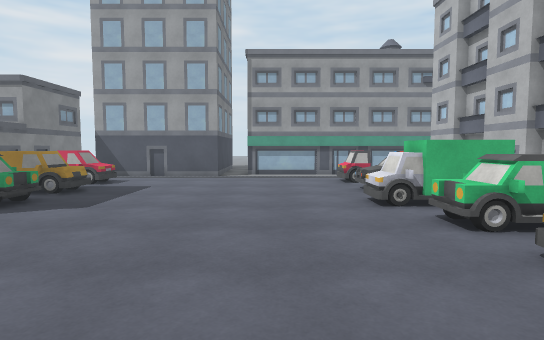
[1] (above)

24 first-person views from a walk through a Unity game level. The camera is 1.4 m above the floor, tilts 4° down and sees 80° across. The floor is counted in squares, 1 m on a side. Each view is taken from the middle of a square. On the plan, view 1 faces up. The plan holds only what a view shows up to about 15 squares ahead; the rest is blank. The place goes on beyond the plan. The player character is not drawn. Surface patterns are stand-ins for the level's own textures.

[2]
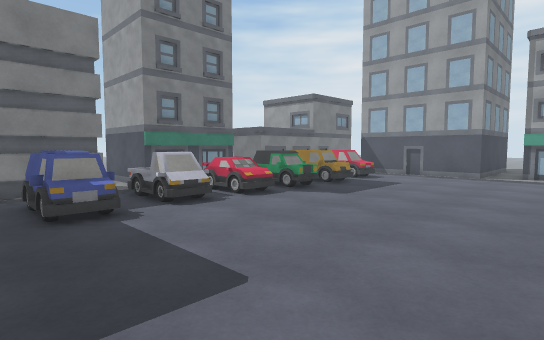

[3]
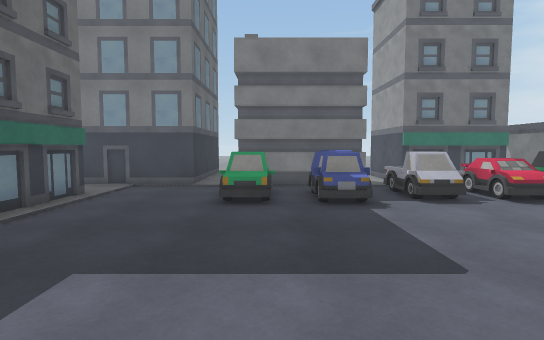

[4]
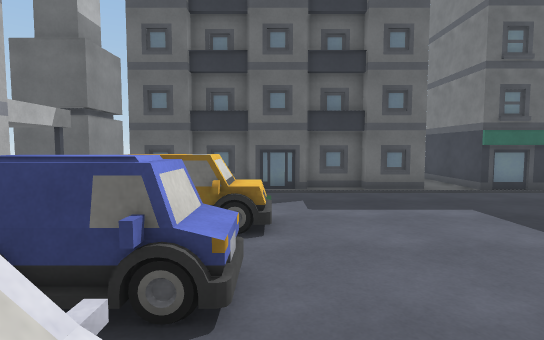

[5]
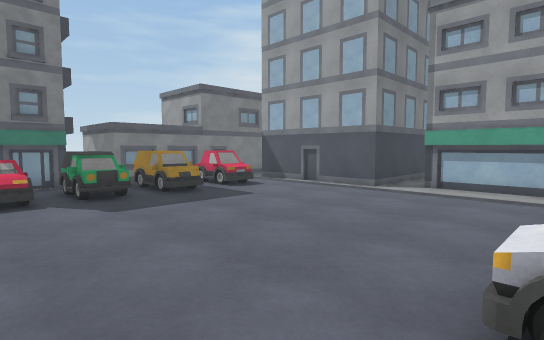

[6]
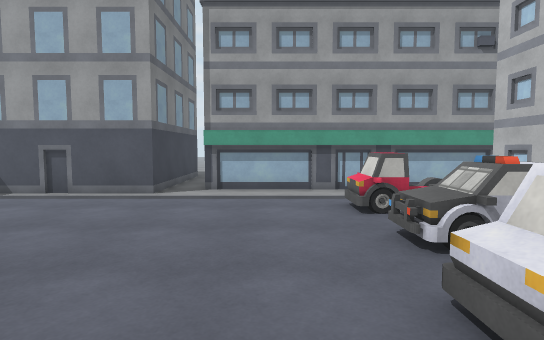

[7]
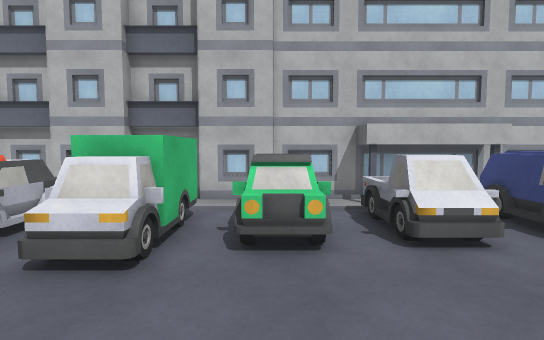

[8]
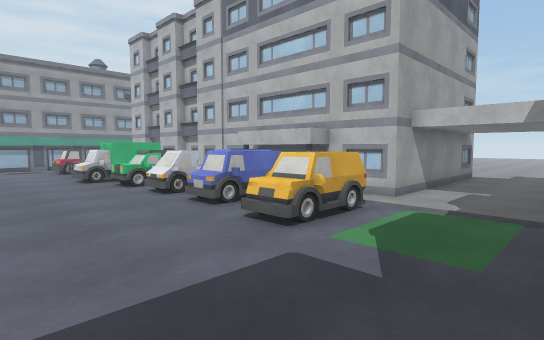

[9]
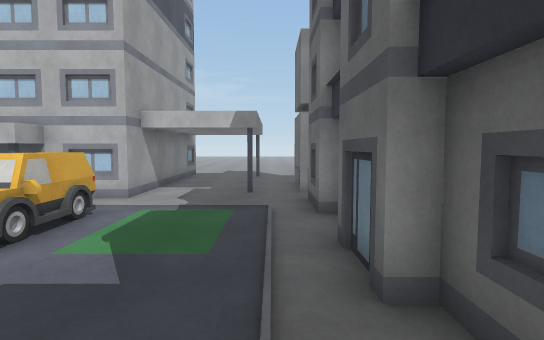

[10]
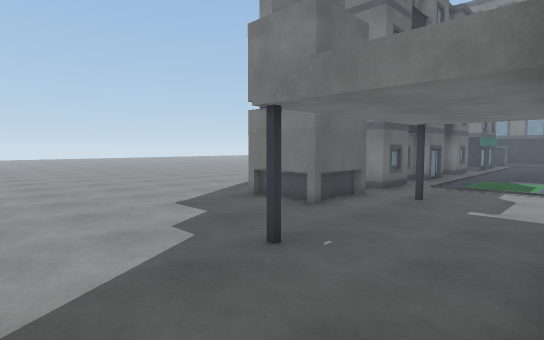

[11]
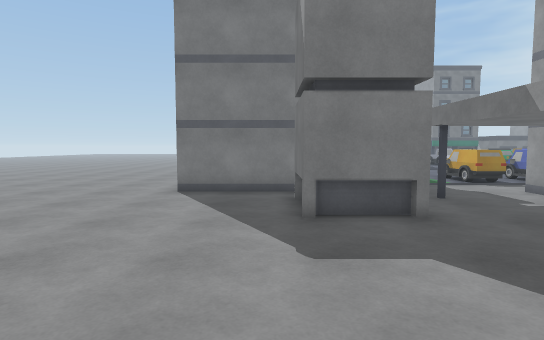

[12]
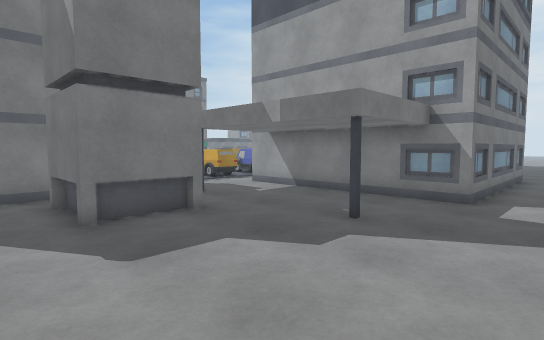

[13]
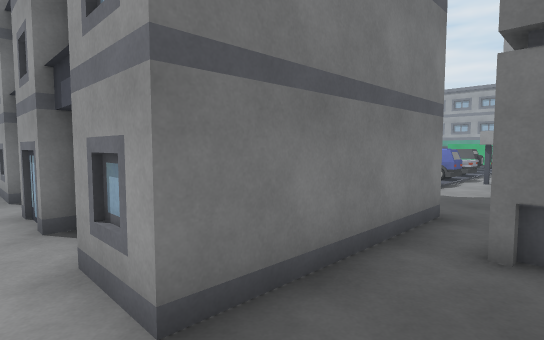

[14]
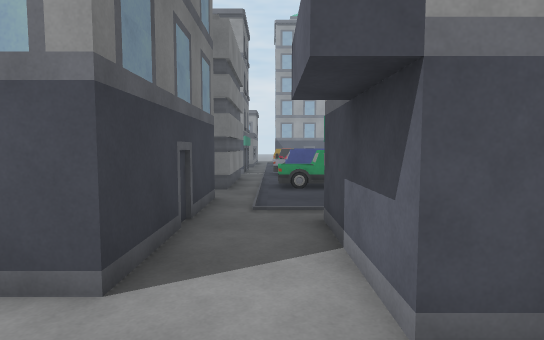

[15]
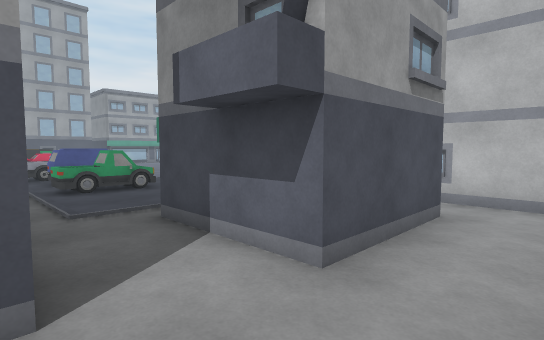

[16]
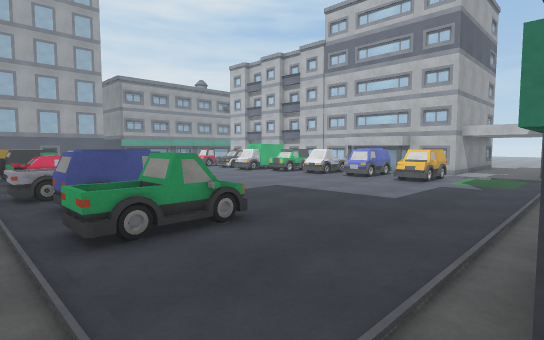

[17]
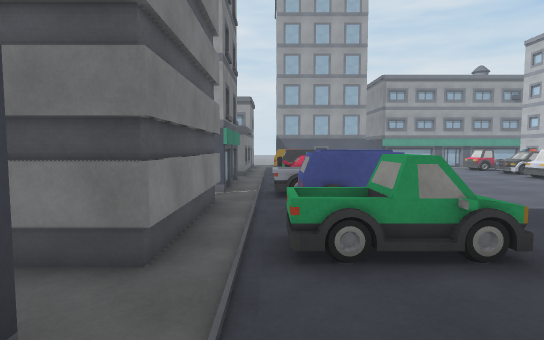

[18]
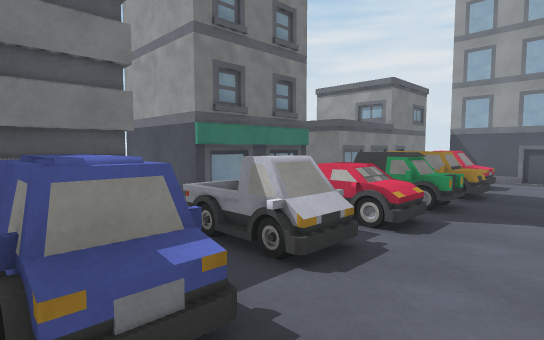

[19]
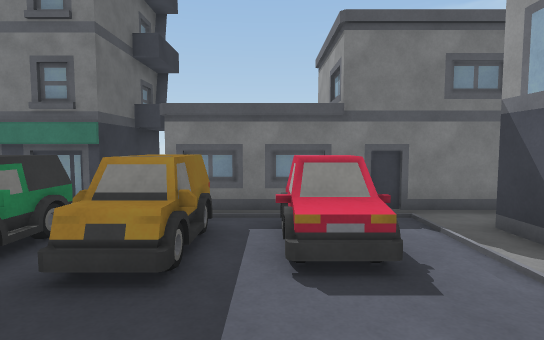

[20]
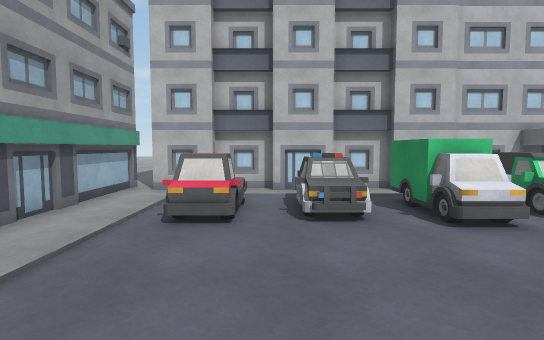

[21]
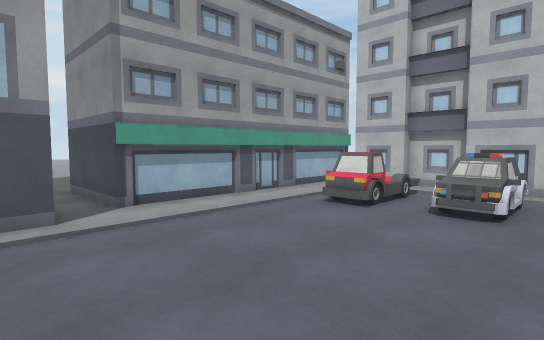

[22]
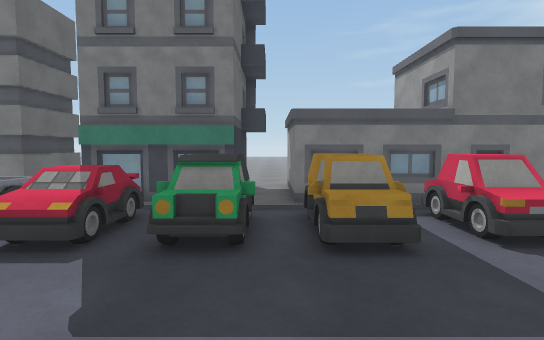

[23]
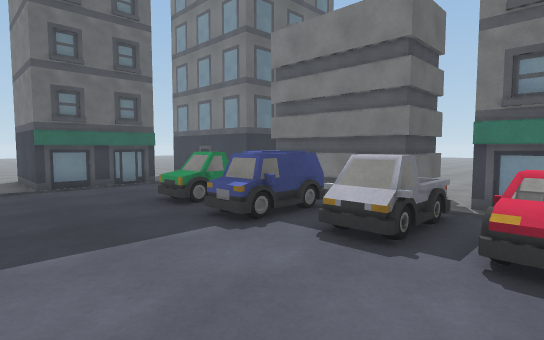

[24]
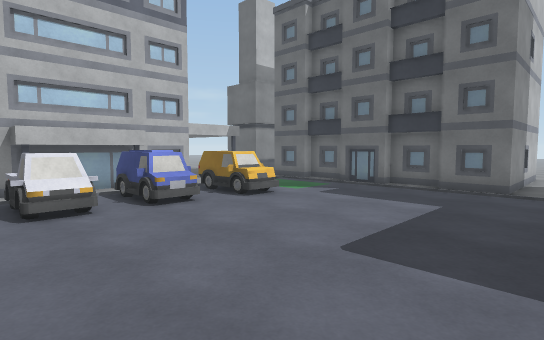

### Floor plan
Key: @ floor where view 1 was taken; # wall or solid block; . floor; B building; T truck; A van; O other object.
Columns run from 16 left of view 1 to 18 right of it. Each row starts with its distance up from view 1.
 22                .
 21              #.#
 20              #.#
 19              #.#
 18              #.#
 17       #      #.#BB####BB##.
 16       ########..........#
 15       B.................#
 14       B............OOO  ##
 13    BBBB OO.........OOO..B#
 12       B.OO..............##
 11       BOOO.........OOO .B
 10   BBBBBOOOO........OOOO.#
  9   ......OO.........OOO..B
  8   ####.OOO.........OOOO.#
  7      #B.OO..............#
  6      #BOOO..........OOO ###     #
  5      #B.O.............. #       #
  4   ####.TTTT.........TTTB#       #.
  3 .......TTTT.........TTTBB       #.
  2 .. O##O.............AAABB       #.
  1      #O.AAA........AAAABB       #.
  0      #O.AAA.....@...AA.B#       #.
 -1      #O.TTT........OOO..#       #.
 -2     ##O.OTO........OOOO.#########..
 -3     ..............................
 -4    ###.............................
 -5      #...................B.....B...
 -6      #.............................
 -7      #..#B#B#.###.#B#.###B##.......
 -8      #..#   #.###########B##.......
 -9      #..#   #.#         #B#B......
-10     ##..#   #.#         #..........
-11      ...#####.#         #..........
-12        .......#     #   #.........
-13      . ...... ###.#B#.###.........
-14                     ..............

Positions as (right, up) in squares from view 1, and headings:
1: (0, 0), facing up
2: (1, -1), facing up-left
3: (2, -1), facing left
4: (3, 4), facing down
5: (3, 5), facing up-left
6: (1, 6), facing up
7: (-1, 6), facing right
8: (-1, -6), facing up-right
9: (-1, -6), facing right
10: (18, -2), facing down-left
11: (18, -10), facing left
12: (18, -11), facing up-left
13: (10, -14), facing up-left
14: (-9, -13), facing up
15: (-11, -13), facing up-right
16: (-10, -7), facing up-right
17: (-9, -6), facing up
18: (-4, 0), facing up-left
19: (-3, 12), facing left
20: (-3, 12), facing right
21: (-4, 9), facing up-right
22: (-2, 9), facing left
23: (-2, 6), facing down-left
24: (-4, 5), facing down-right
